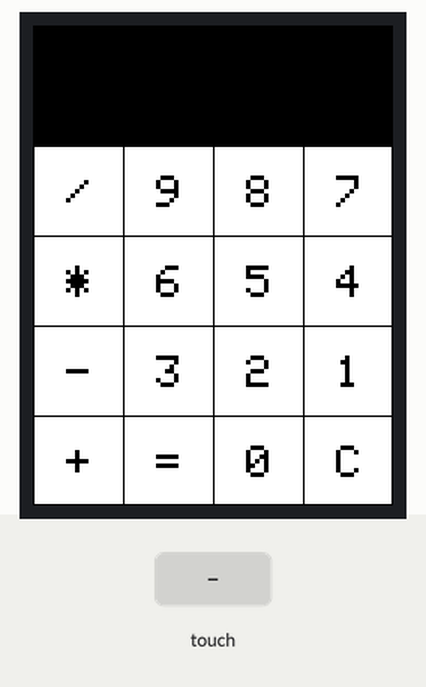
This sketch was run on a simulated Arduino Uno, built with avr-gcc and run on an emulated ATmega328P. Shown: 240×320 colour display. Inputs (shaded band) come from the test bench. What the sketch prints to the serial monitor is not drawn.

Above: at 1.4 s.
1.5 s: touch panel pressed at 13 % / 90 % of its raw x / y range
At 2.7 s:
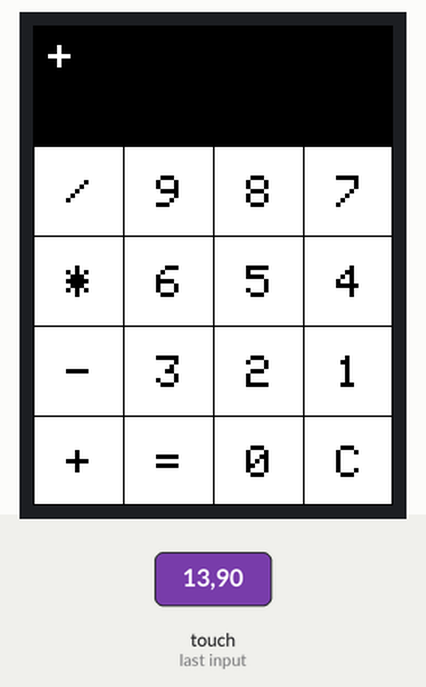
3.0 s: touch panel pressed at 62 % / 90 % of its raw x / y range
At 3.9 s:
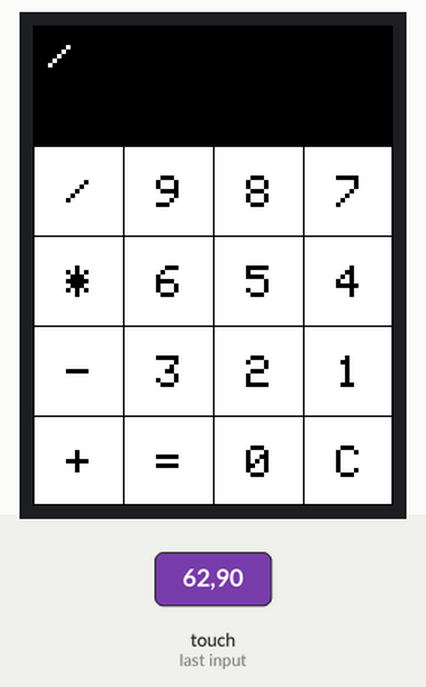
Timing chart, 0 to 6.0 s (numbered marks = the images above; inputs shaded):
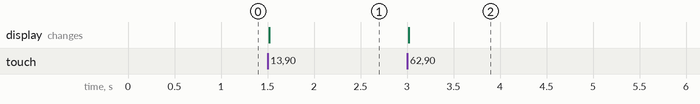

The sketch:

tft_lcd_calc.ino
```cpp
#include <SPI.h>
#include <Adafruit_GFX.h>    // Core graphics library
#include <MCUFRIEND_kbv.h>  // Hardware-specific library
#include <TouchScreen.h>

MCUFRIEND_kbv tft;

#define YP A1  // must be an analog pin, use "An" notation!
#define XM A2  // must be an analog pin, use "An" notation!
#define YM 7   // can be a digital pin
#define XP 6   // can be a digital pin

// Calibrate values
#define TS_MINX 125
#define TS_MINY 85
#define TS_MAXX 965
#define TS_MAXY 905

TouchScreen ts = TouchScreen(XP, YP, XM, YM, 300);

#define LCD_CS A3
#define LCD_CD A2
#define LCD_WR A1
#define LCD_RD A0
#define LCD_RESET A4

// Assign human-readable names to some common 16-bit color values:
#define BLACK   0x0000
#define BLUE    0x001F
#define RED     0xF800
#define GREEN   0x07E0
#define CYAN    0x07FF
#define MAGENTA 0xF81F
#define YELLOW  0xFFE0
#define WHITE   0xFFFF

#define MINPRESSURE 10
#define MAXPRESSURE 1000


String Key[4][4] = {
  { "7", "8", "9", "/" },
  { "4", "5", "6", "*" },
  { "1", "2", "3", "-" },
  { "C", "0", "=", "+" }
};

String N1, N2, ShowSC, opt;
bool updata=false;
float answers=-1;

void setup() {
  Serial.begin(9600);
  tft.reset();
  uint16_t ID = tft.readID();
    if (ID == 0xD3) ID = 0x9481;
    tft.begin(ID);
    tft.setRotation(0);
  tft.fillScreen(BLACK);

  tft.fillRect(0, 80, 240, 240, WHITE);
  tft.drawFastHLine(0, 80, 240, BLACK);
  tft.drawFastHLine(0, 140, 240, BLACK);
  tft.drawFastHLine(0, 200, 240, BLACK);
  tft.drawFastHLine(0, 260, 240, BLACK);
  tft.drawFastHLine(0, 320-1, 240, BLACK);

  tft.drawFastVLine(0, 80, 240, BLACK);
  tft.drawFastVLine(60, 80, 240, BLACK);
  tft.drawFastVLine(120, 80, 240, BLACK);
  tft.drawFastVLine(180, 80, 240, BLACK);
  tft.drawFastVLine(240-1, 80, 240, BLACK);

  for (int y=0;y<4;y++) {
    for (int x=0;x<4;x++) {
      tft.setCursor(22 + (60*x), 100 + (60*y));
      tft.setTextSize(3);
      tft.setTextColor(BLACK);
      tft.println(Key[y][3-x]);
    }
  }
}

void loop() {
  TSPoint p = waitTouch();
  Serial.println(p.x);
  updata = false;
  for (int i1=0;i1<4;i1++) {
    for (int i2=0;i2<4;i2++) {
      if ((p.x>=240-((i1+1)*60)+1&&p.x<=240-(i1*60)-1)&&(p.y>=(i2*60)+1&&p.y<=((i2+1)*60)-1)) {
        if ((i1<=2&&i2<=2)||(i1==3&&i2==1)) {
          if (opt==0) {
            if (answers!=-1) answers = -1;
            N1 = N1 + Key[i1][i2];
            ShowSC = N1;
          } else {
            N2 = N2 + Key[i1][i2];
            ShowSC = opt + N2;
          }
        } else {
          if (Key[i1][i2]=="C") {
            N1 = N2 = "";
            opt = "";
            answers = 0;
            ShowSC = N1;
          } else if (i2==3) {
            if (N1=="") N1 = String(answers);
            opt = Key[i1][i2];
            ShowSC = Key[i1][i2];
          } else if (Key[i1][i2]=="=") {
            if (opt=="+") answers = N1.toInt() + N2.toInt();
            else if (opt=="-") answers = N1.toInt() - N2.toInt();
            else if (opt=="*") answers = N1.toInt() * N2.toInt();
            else if (opt=="/") answers = N1.toInt() / N2.toInt();
            N1 = N2 = opt = "";
            ShowSC = answers;
          }
        }
        updata = true;
      }
    }
  }

  if (updata) {
    tft.fillRect(0, 0, 240, 80, BLACK);

    tft.setCursor(10, 10);
    tft.setTextSize(3);
    tft.setTextColor(WHITE);
    tft.println(ShowSC);
  }
  delay(300);
}

TSPoint waitTouch() {
  TSPoint p;
  do {
    p = ts.getPoint();
    pinMode(XM, OUTPUT);
    pinMode(YP, OUTPUT);
  } while((p.z < MINPRESSURE )|| (p.z > MAXPRESSURE));
  p.x = map(p.x, TS_MINX, TS_MAXX, 0, 320);
  p.y = map(p.y, TS_MINY, TS_MAXY, 0, 240);;
  return p;
}
```

Measured:
- after the input at 1.5 s, the display: changes at once (image 1)
- after the input at 3.0 s, the display: changes at once (image 2)
